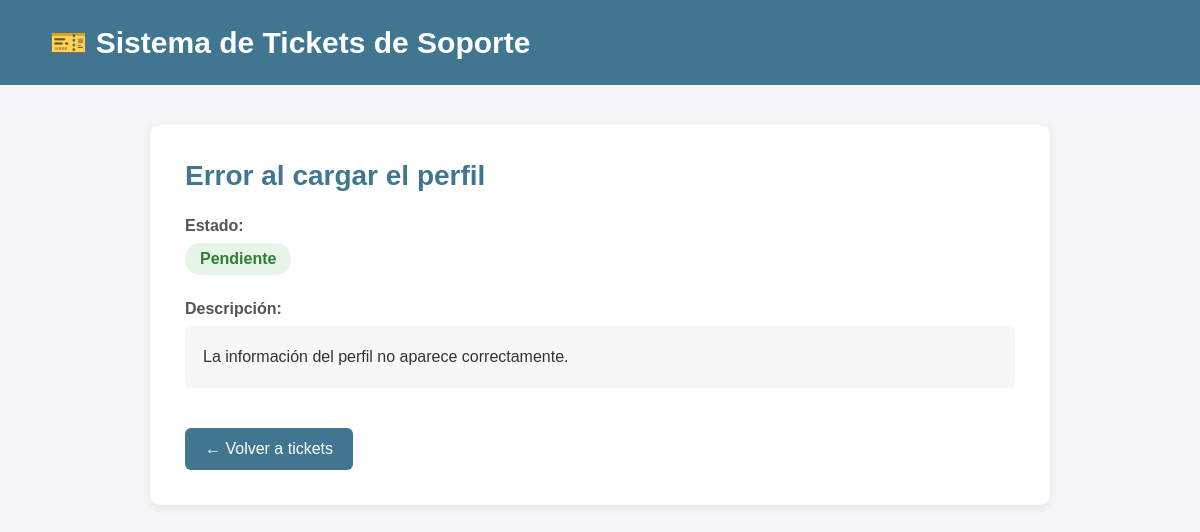
The app's page /tickets/3/ with its own data.
### tickets/models.py (models this page shows, shortened)
class Ticket(models.Model):
    titulo = models.CharField(max_length=200)
    descripcion = models.TextField()
    estado = models.CharField(max_length=50, default="Pendiente")
    usuario = models.ForeignKey(Usuario, on_delete=models.CASCADE)
    categoria = models.CharField(max_length=100, default="General")

### tickets/views.py (the view)
# urls.py: path('<int:id>/', views.detalle_ticket, name='detalle_ticket'),
def detalle_ticket(request, id):
    ticket = Ticket.objects.get(id=id)
    return render(
        request,
        "tickets/detalle_ticket.html",
        {"ticket": ticket}
    )

### tickets/templates/tickets/detalle_ticket.html (shortened to what this page needs)
<!DOCTYPE html>
<html lang="es">
<head>
</head>
<body>
    <div class="encabezado">
        <h1>🎫 Sistema de Tickets de Soporte</h1>
    </div>
    <div class="contenedor">
        <div class="tarjeta">
            <h2>{{ ticket.titulo }}</h2>
            <div class="campo">
                <strong>Estado:</strong>
                <span class="estado">
                    {{ ticket.estado }}
                </span>
            </div>
            <div class="campo">
                <strong>Descripción:</strong>
                <div class="descripcion">
                    {{ ticket.descripcion }}
                </div>
            </div>
            <a href="{% url 'lista_tickets' %}" class="boton">
                ← Volver a tickets
            </a>
        </div>
    </div>
</body>
</html>

### tickets/templates/tickets/detalle_ticket.html (style rules this page uses)
body { margin: 0; font-family: Arial, sans-serif; background-color: #f4f6f8; color: #333; }
.encabezado { background-color: #417690; color: white; padding: 25px 50px; }
.encabezado h1 { margin: 0; font-size: 30px; }
.contenedor { width: 90%; max-width: 900px; margin: 40px auto; }
.tarjeta { background-color: white; padding: 35px; border-radius: 10px; box-shadow: 0 2px 10px rgba(0,0,0,0.08); }
.tarjeta h2 { color: #417690; margin-top: 0; font-size: 28px; }
.campo { margin: 25px 0; }
.campo strong { display: block; color: #555; margin-bottom: 8px; }
.estado { display: inline-block; background-color: #e8f5e9; color: #2e7d32; padding: 7px 15px; border-radius: 15px; font-weight: bold; }
.descripcion { background-color: #f7f7f7; padding: 18px; border-radius: 6px; line-height: 1.6; }
.boton { display: inline-block; margin-top: 15px; padding: 12px 20px; background-color: #417690; color: white; text-decoration: none; border-radius: 6px; }

### records on screen
Ticket: titulo "Error al cargar el perfil", estado "Pendiente", descripcion "La información del perfil no aparece correctamente."
